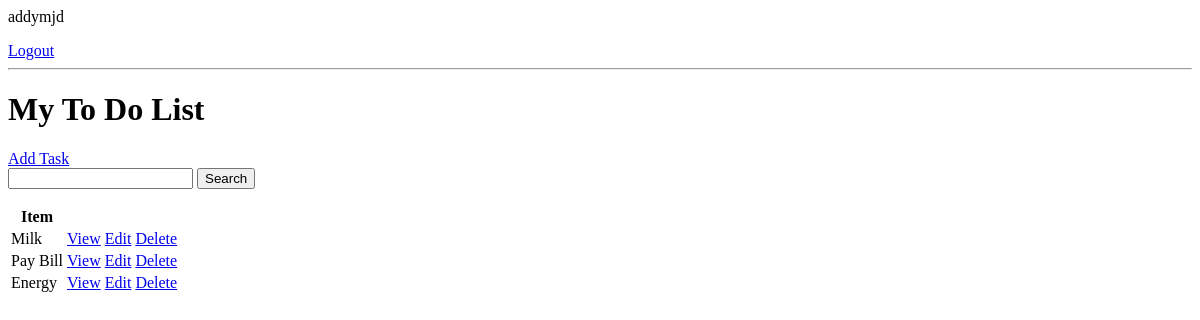
The app's page / (signed in), older data.
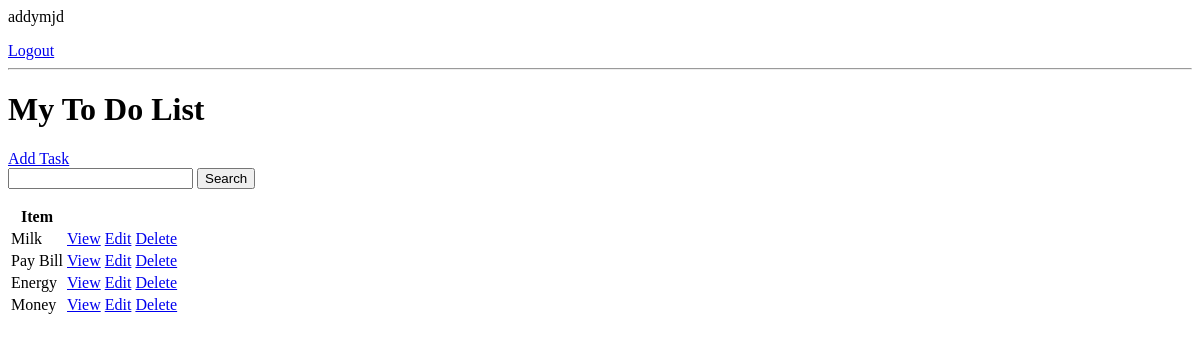
The same page, newer data.
### useend/models.py (models this page shows, shortened)
class Task(models.Model):
    3
    GENDER_CHOICES = (
    ('H', 'High'),
    ('M', 'Medium'),
    ('L','Low')
    )
    user = models.ForeignKey(User,on_delete=models.CASCADE,null=True,blank=True)
    title = models.CharField(max_length=250)
    description = models.CharField(max_length=250,null=False,blank=False)
    priority = models.CharField(choices=GENDER_CHOICES, max_length=128)
    complete = models.BooleanField(default=False)
    when_created = models.DateTimeField(auto_now_add=True)
    class Meta:
        ordering = ['priority']

### useend/views.py (the view)
# urls.py: path('',TaskList.as_view(),name='tasks'),
class TaskList(LoginRequiredMixin,ListView):
    model = Task
    context_object_name = 'tasks'
    def get_context_data(self, **kwargs):
        context = super().get_context_data(**kwargs)
        context['tasks'] = context['tasks'].filter(user=self.request.user)
        context['count'] = context['tasks'].filter(complete=False).count()
        search_input = self.request.GET.get('search-area') or ''
        if search_input:
            context['tasks'] = context['tasks'].filter(
                title__startswith=search_input)
        context['search_input'] = search_input
        return context

### useend/templates/useend/task_list.html
{% if request.user.is_authenticated %}
    <p>{{request.user}}</p>
    <a href="{% url 'logout' %}">Logout</a>
{% else %}
    <a href="{% url 'login' %}">Login</a>
{% endif %}
<hr>
<h1>My To Do List  </h1>
<a href="{% url 'task-create' %}">Add Task</a>
<form method="GET">
    <input type="text" name="search-area" value="{{search_input}}">
    <input type="submit" value="Search">
</form>
<table>
    <tr>
        <th>Item</th>
        <th></th>
     </tr>
     {% for task in  tasks%}
    <tr>
        <td>{{task.title}}</td>
        <td><a href="{% url 'task' task.id %}">View</a></td>
        <td><a href="{% url 'task-update' task.id %}">Edit</a></td>
        <td><a href="{% url 'task-delete' task.id %}">Delete</a></td>
    </tr>
    {% empty %}
        <h3>No items in the list</h3>
     {% endfor %}
</table>

Row changes from the older to the newer data that the page shows:
added Task: title "Money"
